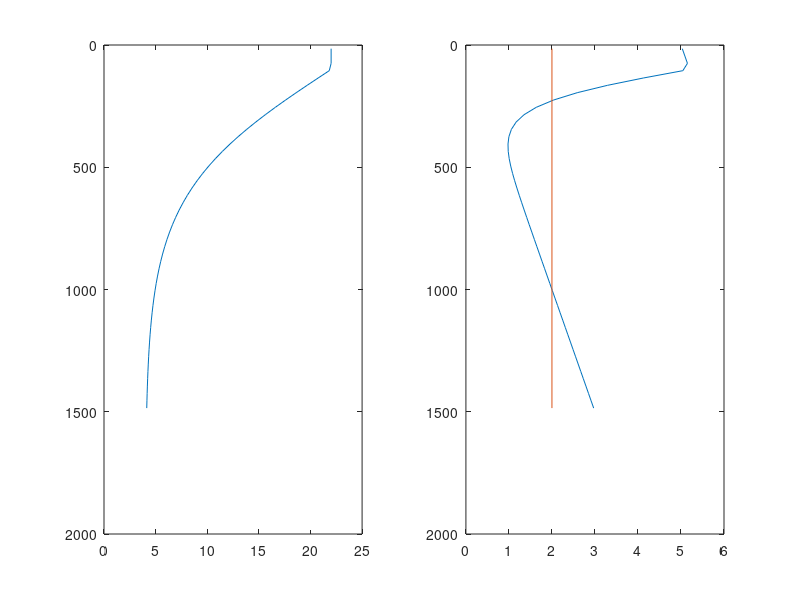
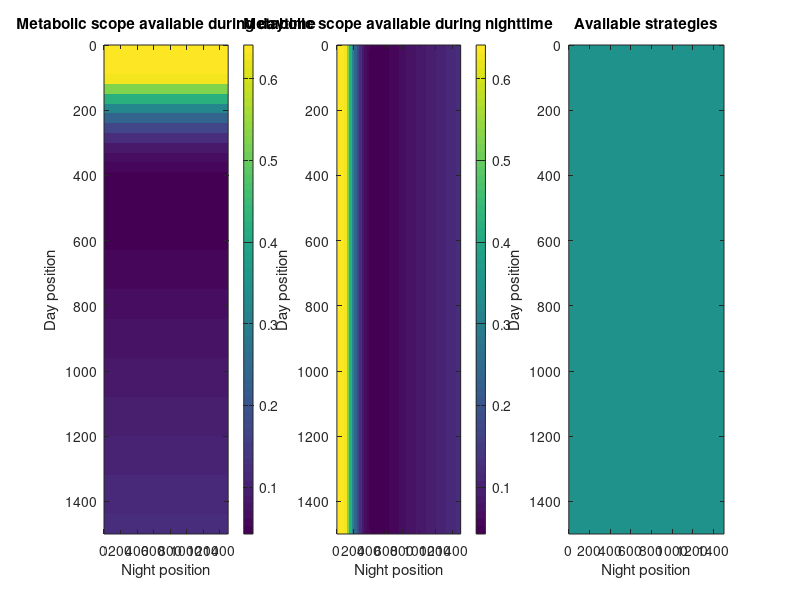

MATLAB code to generate these figures, in order:
%% Environmental conditions
sigma = 0.65; % [-] Proportion of daytime in 24h

ZMAX = 1500; % [m] Maximum depth
n = 50; % [-] Number of water layers that we want
zext = linspace(0,ZMAX,n+1); % [m] Boundaries of water layers - later we can make them not equally spaced to have more resolution at the surface
zi = (zext(2:end)+zext(1:end-1))/2; % [m] Average depth of each water layer, the one we use in reality 

T =  4+18*(1-tanh(max(0,(zi-100)/500))); % [degree C] temperature as a function of depth
O2 = 0 + 5*(1-tanh(max(0,(zi-100)/150))) + zi*3/ZMAX; % [mgO2/L] Oxygen concentration in the water column

%% Plot environmental conditions
subplot(121)
plot(T,zi)
set(gca,'ydir','reverse')
subplot(122)
plot(O2,zi)
set(gca,'ydir','reverse')
hold on
plot([2 2],[zi(1) zi(end)])
%% Metabolic rates

T0 = 0.001; % [day^-1] standard metabolic rate of fish at 15 degrees
M0 = 0.5; % [day^-1] maximum  metabolic rate of fish at 15 degrees

Q10 = 2; % [-] for starters let's not complicate things

aM = -0.33; % [L/mgO2] coefficient for the dependency in O2 - weird units
bM = @(temp) 0.28-0.1*temp/15;  % [-]

SMR = @(temp) T0*Q10.^((temp-15)/10); % [day^-1] standard metabolic rate as a function of temperature
MMR = @(temp,O2) M0*Q10.^((temp-15)/10).*(1-exp(aM*O2).*exp(bM(temp))); % [day^-1] maximum metabolic rate as a function of O2 and temperature
MS = @(temp,O2) MMR(temp,O2) - SMR(temp); % [day^-1] metabolic scope as a function of O2 and temperature

% %% Plot metabolic rates
% figure
% subplot(121)
% plot(SMR(T),zi)
% hold on
% plot(MMR(T,O2),zi)
% set(gca,'ydir','reverse')
% subplot(122)
% plot(MS(T,O2),zi)
% set(gca,'ydir','reverse')
% xlim([0 0.6])

%% Establish where can fish go / what is their metabolic scope at day and at night
%Day position changes with lines, night position changes with columns

MASK = ones(n,n); % [-] Logical matrix too see what strategies are viable

ms = MS(T,O2); % [day^-1] column of the metabolic scopes at each depth
MSN = repmat(ms,n,1); % [day^-1] Metabolic scope during night
MSD = repmat(ms',1,n); % [day^-1] Metabolic scope during day

for i=1:n
    if ms(i)<0 %if the metabolic scope during night time is <0, we reduce the MS during day and vice versa
        MSN(i,:) = (1-sigma)*MSN(i,:) + sigma*ms(i); %remove in line because it is for the one at day
        MSD(:,i) = sigma*MSD(:,i) + (1-sigma)*ms(i); %remove in column because it is for the one at night
    end
end

MASK(and(MSN<0,MSD<0)) = 0; %the available strategies are the ones where at least one metabolic scope is positive, otherwise it means that the oxygen debt can never be repaid

%% Plot available metabolic scopes

figure
subplot(131)
imagesc(zi,zi,MSD)
xlabel('Night position')
ylabel('Day position')
title('Metabolic scope available during daytime')
colorbar
subplot(132)
imagesc(zi,zi,MSN)
xlabel('Night position')
ylabel('Day position')
title('Metabolic scope available during nighttime')
colorbar
subplot(133)
imagesc(zi,zi,MASK)
xlabel('Night position')
ylabel('Day position')
title('Available strategies')